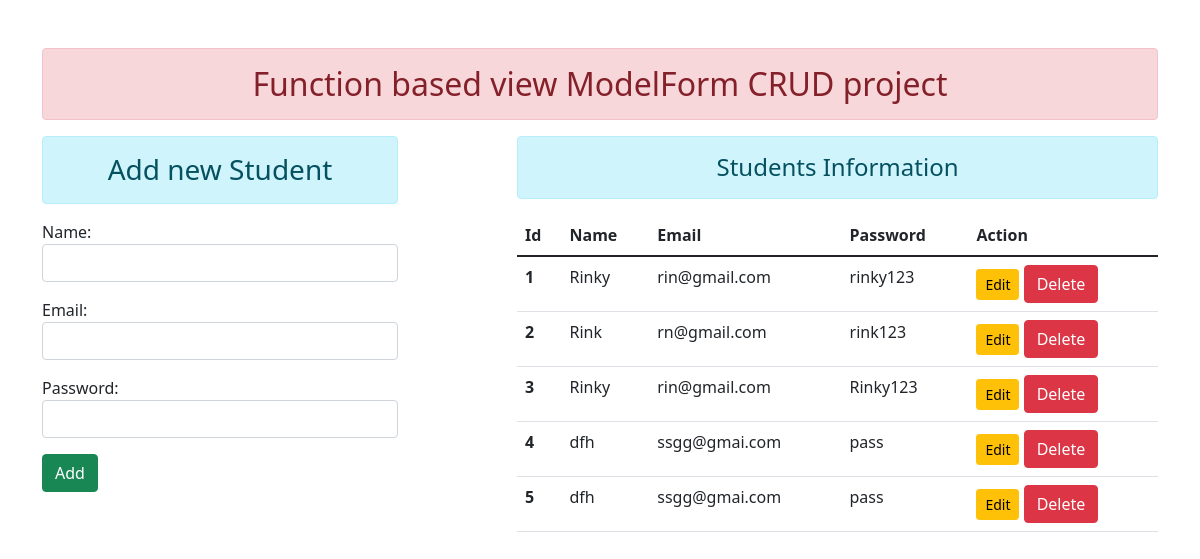
Before: / with the older database file.
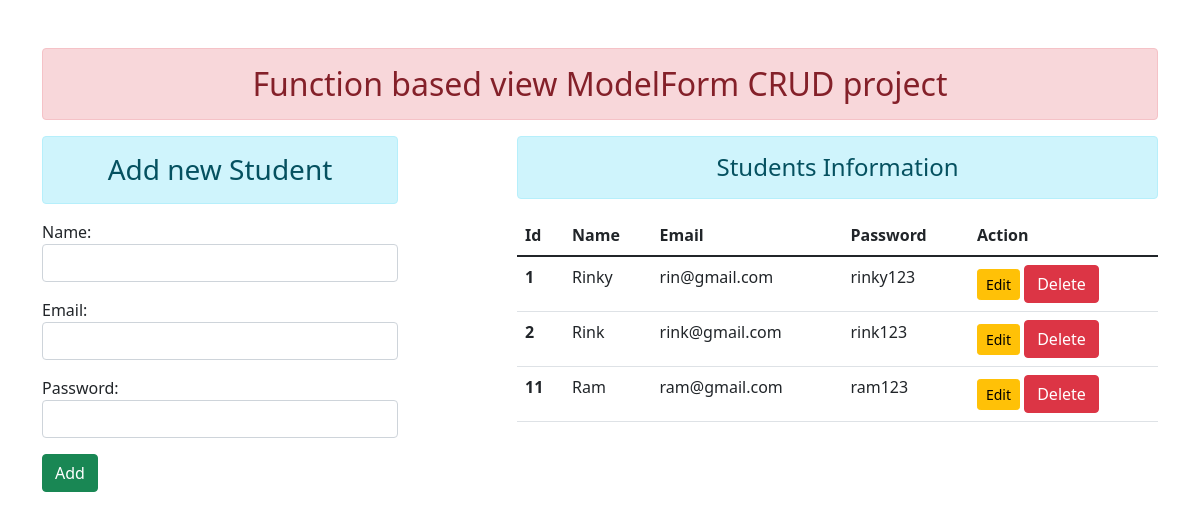
After: the same page with the newer database file.
### enroll/models.py (models this page shows)
class User(models.Model):
    name = models.CharField(max_length= 70)
    email = models.EmailField(max_length=  100)
    password = models.CharField(max_length= 20)

### enroll/views.py (the view)
# urls.py: path('', views.add_show, name = "addandview"),
def add_show(request):
    if request.method == 'POST':
        fm = StudentRegistration(request.POST)
        if fm.is_valid():
            nm=fm.cleaned_data['name'] ,
            em=fm.cleaned_data['email']
            pw=fm.cleaned_data['password']
            reg = User(name = nm , email = em , password = pw)
            fm.save()
        fm = StudentRegistration ()
    else:
        fm = StudentRegistration ()
    std=User.objects.all()
    return render(request, 'enroll/addandshow.html', {'form' : fm , 'stu': std})

### enroll/forms.py
class StudentRegistration(forms.ModelForm):
    class Meta:
        model = User
        fields = ['name', 'email', 'password']
        widgets = {
            'name' : forms.TextInput(attrs={'class': 'form-control'}),
            'email' : forms.EmailInput(attrs={'class': 'form-control'}),
            'password' : forms.PasswordInput(render_value = True ,attrs={'class': 'form-control'}),
        }

### enroll/templates/enroll/addandshow.html (shortened to what this page needs)
{% extends 'enroll/base.html' %}
{% block content %}
<div class="row">
  <div class="col-sm-4">
   <h3 class="text-center alert alert-info"> Add new Student</h3>
    <form action=""  method="POST">
    {{form.as_p}}
      <input type="Submit" class = "btn btn-success" value = "Add">
    </form>
  </div>
  <div class = "col-sm-7 offset-1">
    <h4 class="text-center alert alert-info" >Students    Information </h4>
     {% if stu %}
        <table class="table table-hover">
          <thead>
            <tr>
              <th scope="col">Id</th>
              <th scope="col">Name</th>
              <th scope="col">Email</th>
              <th scope="col">Password</th>
              <th scope="col">Action</th>
            </tr>
          </thead>
          <tbody>
            {% for st in stu %}
            <tr>
              <th scope="row">{{ st.id }}</th>
              <td>{{ st.name }}</td>
              <td>{{ st.email }}</td>
              <td>{{  st.password }}</td>
              <td>
                <a href="{% url 'upedtdata' st.id %}" class = "btn btn-warning btn-sm" > Edit </a>
                <form action="{% url 'deletedata' st.id %}" method="POST" class = "d-inline">
                  <input type="submit"  class = "btn btn-danger " value="Delete">
                </form>
              </td>
            </tr>
            {% endfor %}
          </tbody>
        </table>
     {% else %}
     <h4 class="text-center alert alert-warning" > No Records Found</h4>
     {%  endif %}
  </div>
</div>
{% endblock content %}

### enroll/templates/enroll/base.html (shortened to what this page needs)
<!DOCTYPE html>
{% load static %}
<html lang="en">
<head>
    <link rel="stylesheet" href="{% static 'enroll/css/bootstrap.css' %}">
</head>
<body>
    <div class = "container mt-5">
     <h2 class = "text-center alert alert-danger"> Function based view ModelForm CRUD project</h2>
     {% block content %} {% endblock content %}
    </div>
</body>
</html>

Changed rows visible on the page:
removed User: id "3", name "Rinky", email "rin@gmail.com", password "Rinky123"
removed User: id "4", name "dfh", email "ssgg@gmai.com", password "pass"
removed User: id "5", name "dfh", email "ssgg@gmai.com", password "pass"
changed User "Rink": email "rn@gmail.com" → "rink@gmail.com"
added User: id "11", name "Ram", email "ram@gmail.com", password "ram123"
